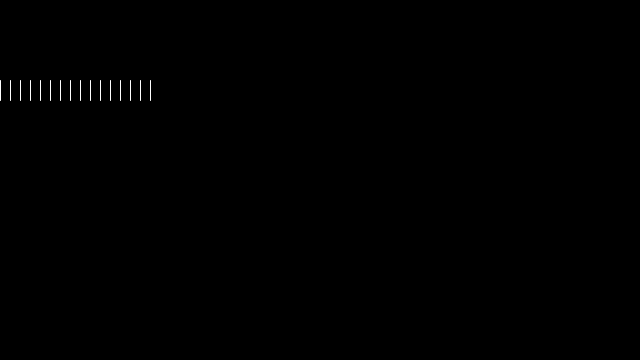
Frame 1 (no input)
Frame 60 (the mouse pressed at the canvas centre just before this capture): identical to frame 1, image omitted
Frame 120 (the mouse held since frame 60 and released just before this capture): identical to frame 1, image omitted

The Processing sketch that drew this single still picture (run headless with seeded random() and noise(); from frame 60 on, the mouse is pressed at the canvas centre):

// Processing sketch: example_6_5_infiniteloop2
// ── example_6_5_infiniteloop2.pde
// Learning Processing
// Daniel Shiffman
// http://www.learningprocessing.com

// Example 6-5: Another infinite loop. Don't do this!

int y = 80;        // Vertical location of each line
int x = 0;         // Horizontal location of first line
int spacing = 10;  // How far apart is each line
int len = 20;      // Length of each line
int endLegs = 150; // Where should the lines stop?

void setup() {
  size(640,360);
}

void draw() {
  background(0);
  stroke(255);
  x = 0;
  
  // The spacing variable, which sets the distance in between each line, is assigned a value equal to mouseX divided by two.
  // THIS LINE IS COMMENTED OUT SO THAT THE SKETCH DOES NOT CRASH
  // IF YOU PUT IT BACK IN THIS SKETCH WILL CRASH!
  // spacing = mouseX / 2; 
  
  // Exit Condition: when x is greater than endlegs.
  while (x <= endLegs) { 
    line(x,y,x,y + len);
    // Incrementation of x. 
    // x always increases by the value of spacing.
    //  What is the range of possible values for spacing?
    x = x + spacing; 
  }
}
